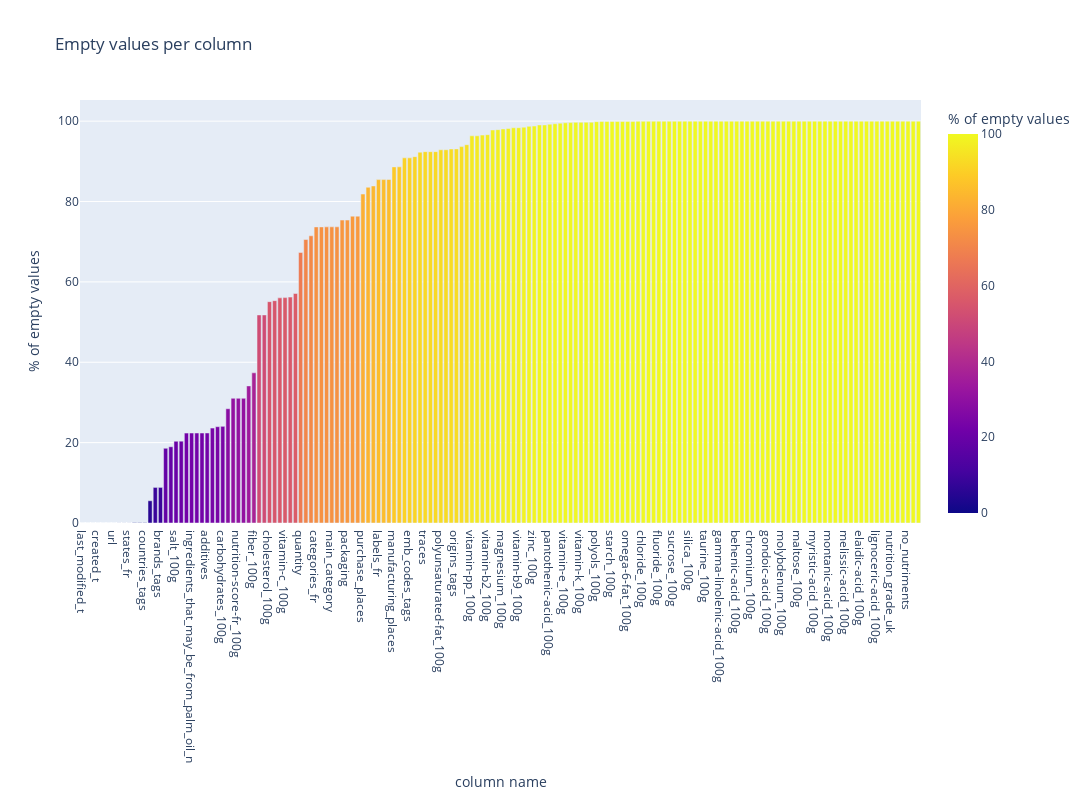

The code cell stored with this chart in its notebook:
### Code cell
num_rows = len(raw_data.index)
columns_emptiness = pd.DataFrame({
    col : { 
        'count': raw_data[col].isna().sum(),
        'percent': raw_data[col].isna().sum() / num_rows * 100,
    } for col in raw_data.columns
}).transpose().sort_values(by=['count'])

fig = px.bar(columns_emptiness,
    color='percent',
    y='percent',
    labels={
        'index':'column name',
        'percent':'% of empty values',
        'count':'# of empty values',
    },
    hover_data=['count'],
    title='Empty values per column',
    width=1200,
    height=800,
)
fig.show()

### Figure 1 — Plotly figure (JSON) as saved in the notebook; plotly's stock layout.template omitted (floating-point values rounded to 4 significant figures; data arrays with more than 128 entries replaced by an {"elided": "..."} marker saying what was removed)
{"data": [{"alignmentgroup": "True", "customdata": {"elided": "162x1 int values"}, "hovertemplate": "column name=%{x}<br>% of empty values=%{marker.color}<br># of empty values=%{customdata[0]}<extra></extra>", "legendgroup": "", "marker": {"color": {"elided": "162 float values"}, "coloraxis": "coloraxis"}, "name": "", "offsetgroup": "", "orientation": "v", "showlegend": false, "textposition": "auto", "type": "bar", "x": {"elided": "162 str values"}, "xaxis": "x", "y": {"elided": "162 float values"}, "yaxis": "y"}], "layout": {"barmode": "relative", "coloraxis": {"colorbar": {"title": {"text": "% of empty values"}}, "colorscale": [[0, "#0d0887"], [0.1111, "#46039f"], [0.2222, "#7201a8"], [0.3333, "#9c179e"], [0.4444, "#bd3786"], [0.5556, "#d8576b"], [0.6667, "#ed7953"], [0.7778, "#fb9f3a"], [0.8889, "#fdca26"], [1, "#f0f921"]]}, "height": 800, "legend": {"tracegroupgap": 0}, "title": {"text": "Empty values per column"}, "width": 1200, "xaxis": {"anchor": "y", "domain": [0, 1], "title": {"text": "column name"}}, "yaxis": {"anchor": "x", "domain": [0, 1], "title": {"text": "% of empty values"}}}}
